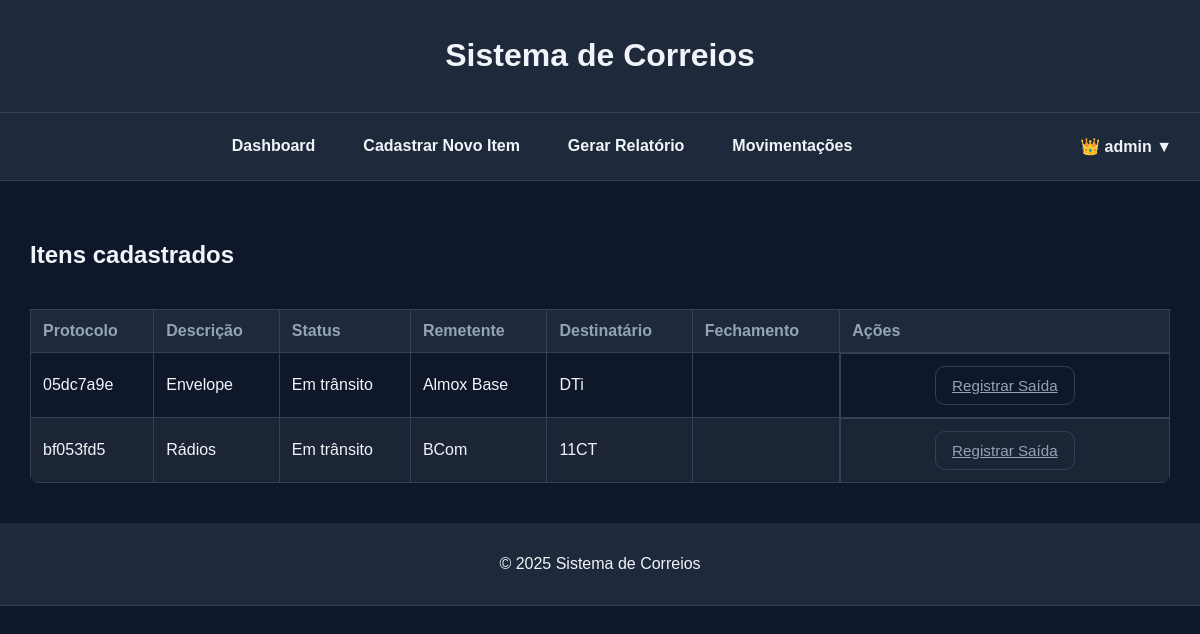
Screenshot of / (signed in) with the database file from the repository.
### app.py (models this page shows, shortened)
class User(UserMixin, db.Model):
    id = db.Column(db.Integer, primary_key=True)
    username = db.Column(db.String(80), unique=True, nullable=False)
    email = db.Column(db.String(120), unique=True, nullable=False)
    password_hash = db.Column(db.String(200), nullable=False)
    role = db.Column(db.String(20), default="user")  # "user" ou "admin"

class Item(db.Model):
    id = db.Column(db.Integer, primary_key=True)
    protocol = db.Column(db.String(20), unique=True, nullable=False)
    sender = db.Column(db.String(100))
    recipient = db.Column(db.String(100))
    description = db.Column(db.String(200))
    status = db.Column(db.String(50))
    closed = db.Column(db.DateTime, nullable=True)

### app.py (the view)
@app.route("/")
@login_required
def index():
    items = Item.query.all()
    return render_template("dashboard.html", items=items)

### app.py (called while the page is built)
@login_manager.user_loader
def load_user(user_id):
    return User.query.get(int(user_id))

### templates/dashboard.html (shortened to what this page needs)
{% extends "base.html" %}
{% block content %}
<section class="panel-card">
  <h2>Itens cadastrados</h2>
    <div class="table-container">
    <table>
      <thead>
        <tr>
          <th>Protocolo</th>
          <th>Descrição</th>
          <th>Status</th>
          <th>Remetente</th>
          <th>Destinatário</th>
          <th>Fechamento</th>
          <th>Ações</th>
        </tr>
      </thead>
      <tbody>
        {% for item in items %}
        <tr>
          <td class="nowrap">{{ item.protocol }}</td>
          <td>{{ item.description }}</td>
          <td class="nowrap">{{ item.status }}</td>
          <td>{{ item.sender }}</td>
          <td>{{ item.recipient }}</td>
          <td class="nowrap">
          </td>
          <td class="col-actions">
            {% if item.status != "Finalizado" %}
            <a href="{{ url_for('exit_item', protocol=item.protocol) }}" class="btn-secondary">Registrar Saída</a>
            {% endif %}
          </td>
        </tr>
        {% endfor %}
      </tbody>
    </table>
  </div>
</section>
{% endblock %}

### templates/base.html (shortened to what this page needs)
  <!DOCTYPE html>
  <html lang="pt-BR">
  <head>
      <link rel="stylesheet" href="{{ url_for('static', filename='style.css') }}">
  </head>
  <body>
  <header>
      <h1>Sistema de Correios</h1>
  </header>
  <nav>
  {% if current_user and current_user.is_authenticated %}
    <div class="nav-links">
      <a href="{{ url_for('index') }}">Dashboard</a>
      <a href="{{ url_for('new_item') }}">Cadastrar Novo Item</a>
      <a href="{{ url_for('report') }}">Gerar Relatório</a>
  {% if current_user and current_user.is_authenticated and current_user.role == "admin" %}
    <a href="{{ url_for('movimentacoes') }}">Movimentações</a>
  {% endif %}
    </div>
  {% endif %}
  <div class="nav-right">
    {% if current_user and current_user.is_authenticated %}
      <div class="user-menu">
        <button class="user-button">
          {% if current_user.role == "admin" %}
            👑 {{ current_user.username }} ▼
          {% else %}
            👤 {{ current_user.username }} ▼
          {% endif %}
        </button>
      </div>
    {% else %}
      <a href="{{ url_for('login') }}" class="btn-secondary">Login</a>
    {% endif %}
  </div>
</nav>
  <main class="content-container">
      {% block content %}{% endblock %}
    </main>
  <footer>
      <p>&copy; 2025 Sistema de Correios</p>
  </footer>
  </body>
  </html>

### static/style.css (style rules this page uses)
:root { --bg: #0f172a; --panel: #1e293b; --text: #f1f5f9; --muted: #94a3b8; --border: #334155; --primary: #16a34a; --primary-dark: #15803d; }
body { background-color: var(--bg); color: var(--text); font-family: Arial, sans-serif; margin: 0; padding: 0; }
header, footer { background-color: var(--panel); padding: 16px; text-align: center; border-bottom: 1px solid var(--border); }
nav { background-color: var(--panel); padding: 16px; display: flex; align-items: center; border-bottom: 1px solid var(--border); }
.nav-links { flex: 1; display: flex; justify-content: center; gap: 24px; flex-wrap: wrap; }
.nav-right { margin-left: auto; }
nav a { color: var(--text); text-decoration: none; font-weight: bold; padding: 8px 12px; border-radius: 6px; }
.user-menu { position: relative; display: inline-block; }
.user-button { background: transparent; border: none; color: var(--text); font-weight: bold; cursor: pointer; padding: 8px 12px; border-radius: 6px; }
main { padding: 40px 20px; max-width: 95vw; margin: 0 auto; }
button, .btn-primary, .btn-secondary { padding: 12px 22px; border-radius: 10px; font-size: 1rem; cursor: pointer; }
.btn-secondary { background-color: transparent; color: var(--muted); border: 1px solid var(--border); }
.table-container { max-height: 75vh; max-width: 100%; margin: 0 auto; overflow-y: auto; overflow-x: auto; border-radius: 8px; }
table { width: 100%; border-collapse: collapse; margin-top: 20px; }
th, td { padding: 12px; border: 1px solid var(--border); text-align: left; }
th { background-color: var(--panel); color: var(--muted); position: sticky; top: 0; }
tr:nth-child(even) { background-color: #1c2536; }
.col-actions { display: flex; flex-wrap: wrap; gap: 10px; justify-content: center; align-items: center; min-width: 240px; }
.col-actions .btn-primary, .col-actions .btn-secondary { padding: 10px 16px; font-size: 0.95rem; max-width: 120px; text-align: center; }

### rows the page displays
User: username "admin"
Item: protocol "05dc7a9e", description "Envelope", status "Em trânsito", sender "Almox Base", recipient "DTi"
Item: protocol "bf053fd5", description "Rádios", status "Em trânsito", sender "BCom", recipient "11CT"
